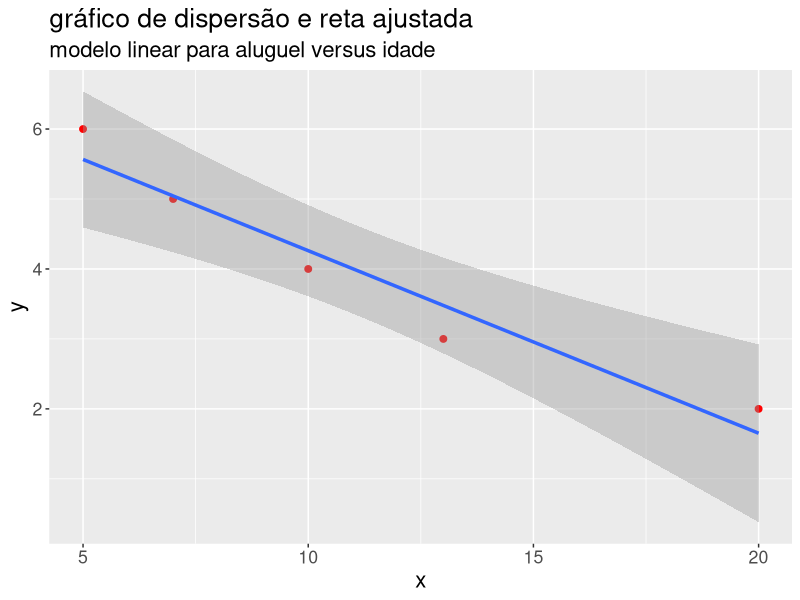
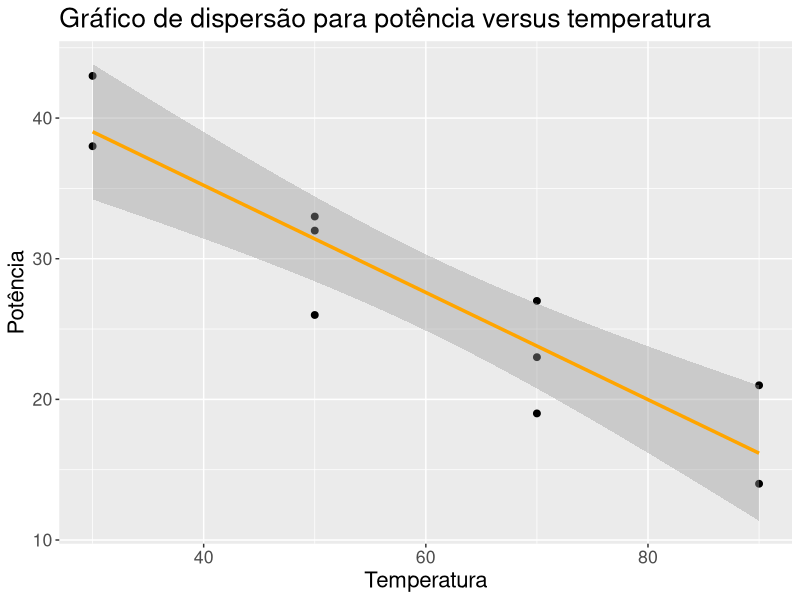
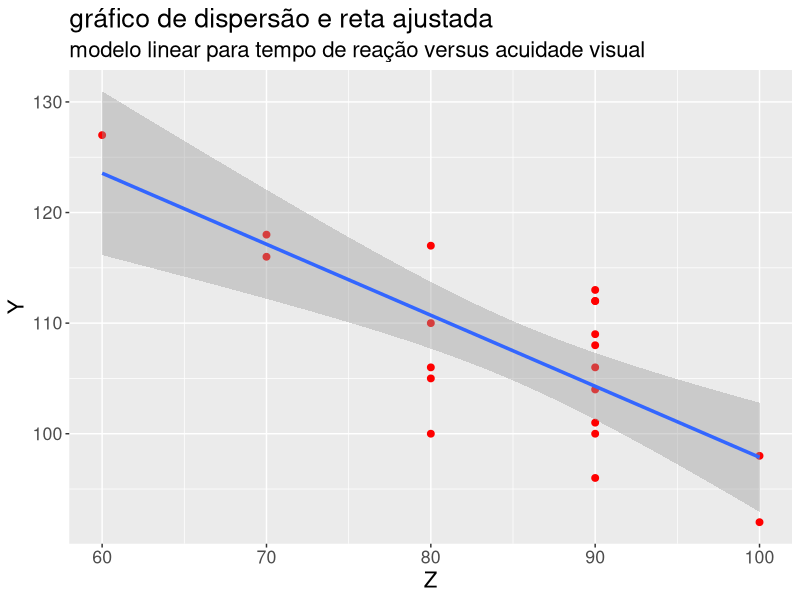
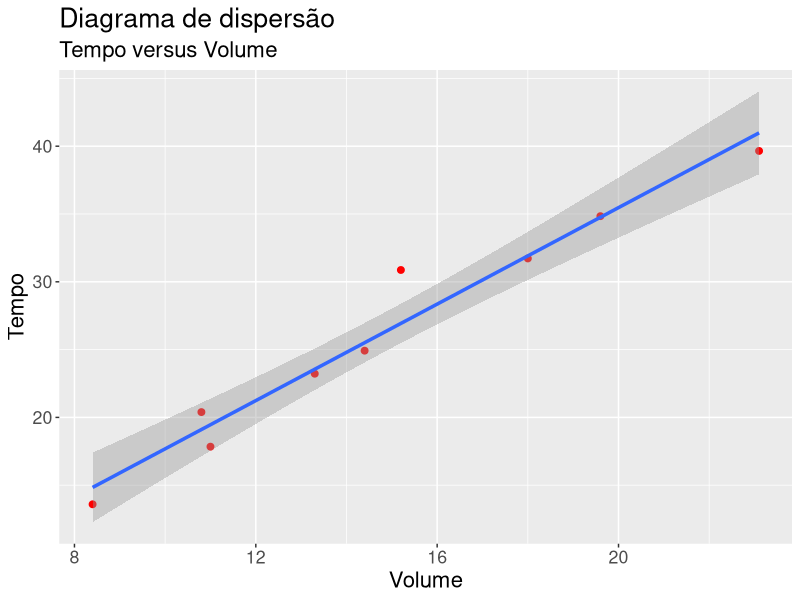
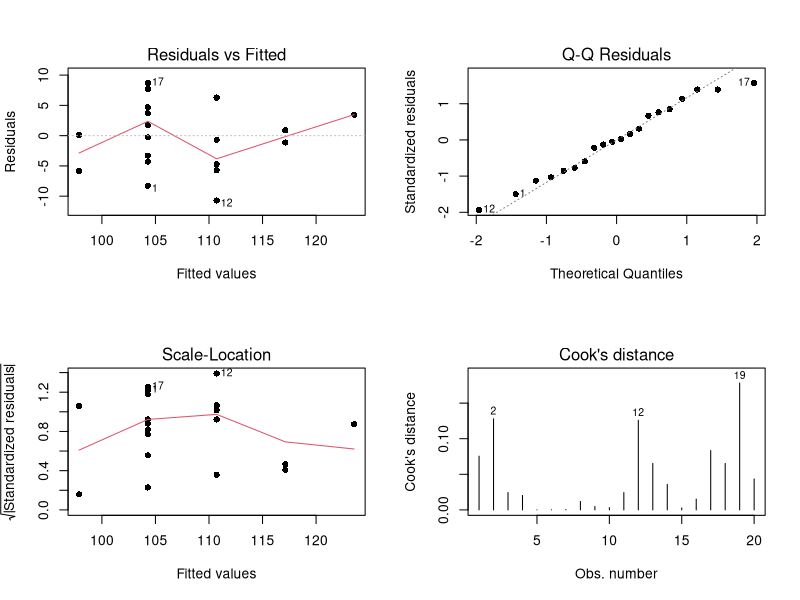

Here is the R script that generated these plots, in order:
## ---- chunk 1
knitr::opts_chunk$set(echo = TRUE)
## ---- chunk 2
library(dplyr)
library(ggplot2)
library(readxl)
library(combinat)
library(kableExtra)
## ---- chunk 3
dados = read_excel("exemplo-15.1.xlsx")
## ---- chunk 4
x = dados$X
y = dados$Y
n = nrow(dados)
## ---- chunk 5
beta_hat = (sum(x*y) - n*mean(x)*mean(y))/(sum(x^2) - n*mean(x)^2)
alpha_hat = mean(y) - beta_hat*mean(x)

alpha_hat
beta_hat
## ---- chunk 6
lm(formula = Y ~ X, dados) %>% 
  summary()
## ---- chunk 7
modelo = lm(formula = Z ~ X, dados)
modelo$coefficients
## ---- chunk 8
kable(data.frame(individuo = dados$indivíduo, X = dados$X, Z = dados$Z, e = modelo$residuals)) %>%
  kable_styling(
    full_width = F,
    bootstrap_options = c("striped", "hover", "condensed", "responsive")
  )
## ---- chunk 9
dados = data.frame(
  x = c(10, 13, 5, 7, 20),
  y = c(4, 3, 6, 5, 2)
)
## ---- chunk 10
modelo = lm(formula = y ~ x, dados)
modelo$coefficients
## ---- chunk 11
ggplot(aes(x, y), data = dados) +
  geom_point(size = 2, color = "red") +
  stat_smooth(formula = y ~ x, method = "lm", size = 1.2) + 
  labs(
    title = "gráfico de dispersão e reta ajustada",
    subtitle = "modelo linear para aluguel versus idade"
  ) + 
  theme(text = element_text(size = 16))
## ---- chunk 12
dados = data.frame(
  Pot = c(38, 43, 32, 26, 33, 19, 27, 23, 14, 21),
  Temp = c(30, 30, 50, 50, 50, 70, 70, 70, 90, 90)
)
## ---- chunk 13
ggplot(aes(x = Temp, y = Pot), data = dados) + 
  geom_point(size = 2, col = "black") + 
  geom_smooth(formula = y ~ x, size = 1.2, col = "orange", method = "lm") +
  labs(
    title = "Gráfico de dispersão para potência versus temperatura",
    x = "Temperatura",
    y = "Potência"
  ) + 
  theme(text = element_text(size = 16))
## ---- chunk 14
modelo = lm(formula = Pot ~ Temp, data = dados)

modelo$coefficients
## ---- chunk 15
dados = read_excel("exemplo-15.1.xlsx")
## ---- chunk 16
ggplot(aes(Z, Y), data = dados) +
  geom_point(size = 2, color = "red") +
  stat_smooth(formula = y ~ x, method = "lm", size = 1.2) + 
  labs(
    title = "gráfico de dispersão e reta ajustada",
    subtitle = "modelo linear para tempo de reação versus acuidade visual"
  ) + 
  theme(text = element_text(size = 16))
## ---- chunk 17
modelo = lm(formula = Y ~ Z, data = dados)

modelo$coefficients
## ---- chunk 18
dados = read_excel("exemplo-15.1.xlsx")
## ---- chunk 19
tabela = anova(lm(formula = Z ~ X, dados))
tabela
## ---- chunk 20
n = nrow(dados)
S2 = sum(tabela$`Sum Sq`)/(n-1)
S2
Se2 = tabela$`Sum Sq`[2]/(n-2)
Se2
## ---- chunk 21
rsq = tabela$`Sum Sq`[1]/sum(tabela$`Sum Sq`)
rsq
## ---- chunk 22
dados = data.frame(
  tempo = c(10.8, 14.4, 19.6, 18, 8.4, 15.2, 11, 13.3, 23.1),
  volume = c(20.39, 24.92, 34.84, 31.72, 13.59, 30.87, 17.84, 23.22, 39.65)
)
## ---- chunk 23
ggplot(aes(x = tempo, y = volume), data = dados) + 
  geom_point(size = 2, color = "red") + 
  stat_smooth(formula = y ~ x, method = "lm", size = 1.2) +
  labs(
    x = "Volume",
    y = "Tempo",
    title = "Diagrama de dispersão",
    subtitle = "Tempo versus Volume"
  ) + 
  theme(text = element_text(size = 16))
## ---- chunk 24
lm(formula = tempo ~ volume, data = dados)
## ---- chunk 25
tabela = anova(lm(formula = tempo ~ volume, data = dados))
tabela
## ---- chunk 26
n = nrow(dados)
S2 = sum(tabela$`Sum Sq`)/(n-1)
S2
Se2 = tabela$`Sum Sq`[2]/(n-2)
Se2
## ---- chunk 27
rsq = tabela$`Sum Sq`[1]/sum(tabela$`Sum Sq`)
rsq
## ---- chunk 28
dados = data.frame(
  x = c(10, 13, 5, 7, 20),
  y = c(4, 3, 6, 5, 2)
)
## ---- chunk 29
tabela = anova(lm(formula = y ~ x, dados))
tabela
## ---- chunk 30
rsq = tabela$`Sum Sq`[1]/sum(tabela$`Sum Sq`)
rsq
## ---- chunk 31
dados = data.frame(
  Pot = c(38, 43, 32, 26, 33, 19, 27, 23, 14, 21),
  Temp = c(30, 30, 50, 50, 50, 70, 70, 70, 90, 90)
)
## ---- chunk 32
tabela = anova(lm(formula = Pot ~ Temp, dados))
tabela
## ---- chunk 33
rsq = tabela$`Sum Sq`[1]/sum(tabela$`Sum Sq`)
rsq
## ---- chunk 34
lm(formula = Pot ~ Temp, dados)
## ---- chunk 35
dados = read_excel("exemplo-15.1.xlsx")
## ---- chunk 36
tabela = anova(lm(formula = Y ~ Z, data = dados))
tabela
## ---- chunk 37
rsq = tabela$`Sum Sq`[1]/sum(tabela$`Sum Sq`)
rsq
## ---- chunk 38
dados = read_excel("exemplo-15.1.xlsx")
## ---- chunk 39
lm(formula = Z ~ X, dados) %>%
  confint(parm = 2)
## ---- chunk 40
lm(formula = Z ~ X, dados) %>%
  confint(parm = 1, level = 0.90)
## ---- chunk 41
lm(formula = Z ~ X, dados) %>%
  anova()
## ---- chunk 42
lm(formula = Z ~ X, dados) %>%
  predict(newdata = data.frame(X = 28), interval = "confidence", level = 0.95)
## ---- chunk 43
lm(formula = Y ~ X, dados) %>%
  predict(newdata = data.frame(X = 28), interval = "predict", level = 0.95)
## ---- chunk 44
tabela = anova(lm(formula = Y ~ Z, data = dados))
tabela
## ---- chunk 45
tabela$`Sum Sq`[1]/sum(tabela$`Sum Sq`)
## ---- chunk 46
cat(
  "Região de aceitação:",
  qt(p = c(0.025, 0.975), df = 20-2)
)
## ---- chunk 47
pt(1.65, df = 20-2)
## ---- chunk 48
par(mfrow = c(2,2))
plot(modelo, which = c(1:4), pch = 16)
